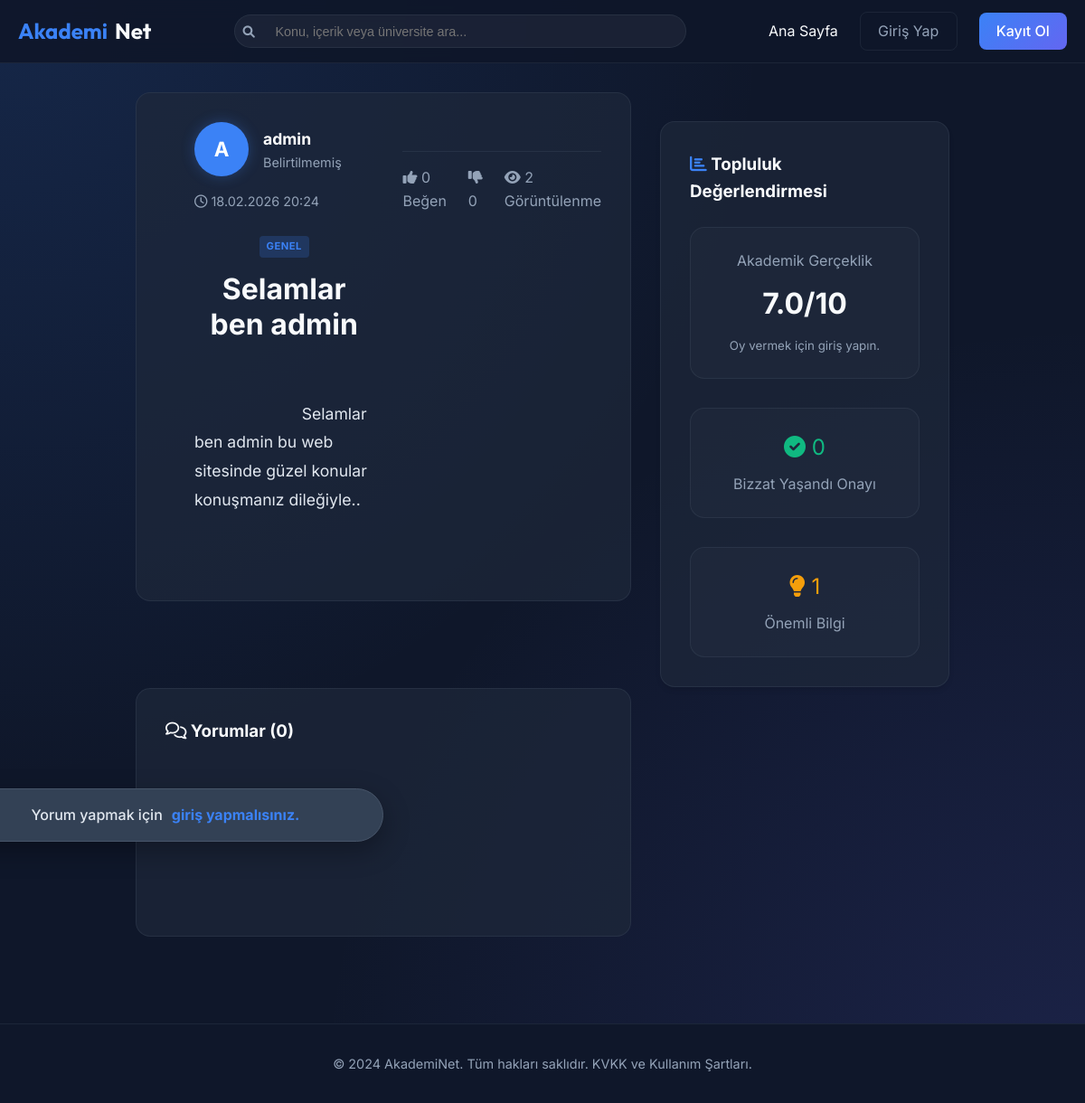
/post/1, run on the app's committed database.
### models.py (models this page shows, shortened)
class User(UserMixin, db.Model):
    id = db.Column(db.Integer, primary_key=True)
    username = db.Column(db.String(80), unique=True, nullable=False)
    password_hash = db.Column(db.String(255), nullable=False)
    university = db.Column(db.String(120))
    position = db.Column(db.String(120))  # Student, Professor, Alumni
    bio = db.Column(db.String(500))
    is_admin = db.Column(db.Boolean, default=False)
    is_verified = db.Column(db.Boolean, default=False)
    verification_type = db.Column(db.String(50))  # student_email, academic_email, alumni
    profile_image = db.Column(db.String(150), default='default.png')
    is_banned = db.Column(db.Boolean, default=False)
    ban_reason = db.Column(db.String(255))
    ban_appeal_reason = db.Column(db.Text)  # Appeal text
    ban_expires_at = db.Column(db.DateTime)
    agreed_kvkk = db.Column(db.DateTime, default=datetime.utcnow, nullable=False)
    created_at = db.Column(db.DateTime, default=datetime.utcnow)
    last_username_change = db.Column(db.DateTime) # Track last username change
    posts = db.relationship('Post', backref='author', lazy=True, cascade="all, delete-orphan")
    comments = db.relationship('Comment', backref='author', lazy=True, cascade="all, delete-orphan")
    votes = db.relationship('Vote', backref='user', lazy=True, cascade="all, delete-orphan")
    academic_votes = db.relationship('AcademicFeatures', backref='user', lazy=True, cascade="all, delete-orphan")
    post_views = db.relationship('PostView', backref='user', lazy=True, cascade="all, delete-orphan")

class Post(db.Model):
    id = db.Column(db.Integer, primary_key=True)
    title = db.Column(db.String(200), nullable=False)
    content = db.Column(db.Text, nullable=False)
    author_id = db.Column(db.Integer, db.ForeignKey('user.id'), nullable=False)
    created_at = db.Column(db.DateTime, default=datetime.utcnow)
    category = db.Column(db.Enum(PostCategory), nullable=False)
    view_count = db.Column(db.Integer, default=0)
    comments = db.relationship(
        'Comment',
        backref='post',
        lazy=True,
        cascade="all, delete-orphan"
    )
    votes = db.relationship(
        'Vote',
        backref='post',
        lazy=True,
        cascade="all, delete-orphan"
    )
    academic_votes = db.relationship(
        'AcademicFeatures',
        backref='post',
        lazy=True,
        cascade="all, delete-orphan"
    )
    post_views = db.relationship(
        'PostView',
        backref='related_post', # distinct name from post_id
        lazy=True,
        cascade="all, delete-orphan"
    )
    @property
    def like_count(self):
        return len([v for v in self.votes if v.value == 1])
    @property
    def dislike_count(self):
        return len([v for v in self.votes if v.value == -1])
    @property
    def realism_average(self):
        scores = [v.value for v in self.academic_votes if v.type == "realism_score"]
        if not scores:
            return 0
        return round(sum(scores) / len(scores), 1)
    @property
    def experience_count(self):
        return len([v for v in self.academic_votes if v.type == "is_experience"])
    @property
    def wish_knew_count(self):
        return len([v for v in self.academic_votes if v.type == "is_wish_knew"])
    @property
    def category_label(self):
        labels = {
            PostCategory.GENERAL: "Genel",
            PostCategory.QUESTION: "Soru & Cevap",
            PostCategory.ADVICE: "Tavsiye",
            PostCategory.EXPERIENCE: "Deneyim"
        }
        return labels.get(self.category, "Genel")

class AcademicFeatures(db.Model):
    id = db.Column(db.Integer, primary_key=True)
    post_id = db.Column(db.Integer, db.ForeignKey('post.id'), nullable=False)
    user_id = db.Column(db.Integer, db.ForeignKey('user.id'), nullable=False)
    type = db.Column(db.String(20), nullable=False)
    value = db.Column(db.Integer, nullable=False)
    timestamp = db.Column(db.DateTime, default=datetime.utcnow)
    __table_args__ = (
        db.UniqueConstraint('post_id', 'user_id', 'type', name='unique_academic_vote'),
    )

### app.py (the view, shortened to what this page needs)
@app.route('/post/<int:post_id>', methods=['GET'])
def view_post(post_id):
    post = Post.query.get_or_404(post_id)
    viewer_id = current_user.id if current_user.is_authenticated else None
    should_count = False
    if current_user.is_authenticated:
        view = PostView.query.filter_by(post_id=post.id, user_id=current_user.id).first()
        if not view:
            should_count = True
            db.session.add(PostView(post_id=post.id, user_id=current_user.id))
    if should_count:
        post.view_count += 1
        db.session.commit()
    user_votes = {}
    all_comments = [c for c in post.comments if not c.author.is_banned]
    top_level_comments = [c for c in all_comments if c.parent_id is None]
    top_level_comments.sort(key=lambda x: x.created_at, reverse=True)
    return render_template('post_detail.html', post=post, user_votes=user_votes, comments=top_level_comments)

### app.py (called while the page is built)
@app.before_request
def check_bans():
    if current_user.is_authenticated and current_user.is_banned:
        if current_user.ban_expires_at and current_user.ban_expires_at < datetime.utcnow():
            current_user.is_banned = False
            current_user.ban_reason = None
            current_user.ban_expires_at = None
            db.session.commit()
            return
        if request.endpoint not in ['static', 'logout', 'banned_page', 'check_bans']:
            return redirect(url_for('banned_page'))

@app.context_processor
def inject_now():
    return {'now': datetime.utcnow()}

@app.before_request
def restrict_banned_users():
    if current_user.is_authenticated and current_user.is_banned:
        if request.endpoint and (
            'static' in request.endpoint or
            request.endpoint in ['banned_page', 'logout']
        ):
            return
        return redirect(url_for('banned_page'))

### templates/post_detail.html (shortened to what this page needs)
{% extends 'base.html' %}
{% block content %}
<div class="post-detail-container">
    <div class="post-layout-grid">
        <div class="post-main-column">
            <div class="post-content-card">
                <div class="main-body">
                    <div class="post-detail-header"
                        style="display: flex; justify-content: space-between; align-items: center; margin-bottom: 1.5rem; flex-wrap: wrap; gap: 1rem;">
                        <div class="author-info" style="display: flex; gap: 1rem; align-items: center;">
                            <div class="profile-avatar-small">
                                {% if post.author.profile_image and post.author.profile_image != 'default.png' %}
                                <img src="{{ url_for('static', filename='uploads/' + post.author.profile_image) }}"
                                    alt="Avatar">
                                {% else %}
                                {{ post.author.username[0].upper() }}
                                {% endif %}
                            </div>
                            <div class="author-meta" style="display: flex; flex-direction: column;">
                                <a href="{{ url_for('view_profile', username=post.author.username) }}"
                                    class="author-link" style="font-weight: bold; font-size: 1.1rem; color: white;">{{
                                    post.author.username }}</a>
                                <span class="uni-info" style="font-size: 0.9rem; color: var(--text-muted);">{{
                                    post.author.university or 'Belirtilmemiş' }}</span>
                            </div>
                        </div>
                        <div class="post-actions" style="display: flex; align-items: center; gap: 1rem;">
                            <span class="date"
                                style="color: var(--text-muted); font-size: 0.9rem; white-space: nowrap;">
                                <i class="far fa-clock"></i> {{ post.created_at.strftime('%d.%m.%Y %H:%M') }}
                            </span>
                        </div>
                    </div>
                    <div style="text-align: center; margin-bottom: 2rem;">
                        <span class="category-badge" style="display: inline-block; margin-bottom: 0.5rem;">{{
                            post.category_label
                            }}</span>
                        <h1 class="detail-title" style="margin-top: 0.5rem; text-align: center;">{{ post.title }}</h1>
                    </div>
                    <div class="content-text"
                        style="color: #e2e8f0; font-size: 1.1rem; line-height: 1.8; text-align: left; padding: 0;">
                        {{ post.content }}
                    </div>
                </div>
                <div class="vote-actions"
                    style="border-top: 1px solid var(--border-color); margin-top: 2rem; padding-top: 1rem; display: flex; gap: 1.5rem;">
                    <a href="{{ url_for('vote_post', post_id=post.id, action='up') }}"
                        class="vote-mini {{ 'positive' if user_votes.get('main_vote') == 1 else '' }}"
                        style="text-decoration:none; color: var(--text-muted);">
                        <i class="fas fa-thumbs-up"></i> {{ post.like_count }} Beğen
                    </a>
                    <a href="{{ url_for('vote_post', post_id=post.id, action='down') }}"
                        class="vote-mini {{ 'text-danger' if user_votes.get('main_vote') == -1 else '' }}"
                        style="text-decoration:none; color: var(--text-muted);">
                        <i class="fas fa-thumbs-down"></i> {{ post.dislike_count }}
                    </a>
                    <span style="color: var(--text-muted); margin-left: auto;">
                        <i class="fas fa-eye"></i> {{ post.view_count }} Görüntülenme
                    </span>
                </div>
            </div>
            <div class="comments-section" id="comments">
                <div class="post-content-card">
                    <h3 style="margin-bottom: 1.5rem;"><i class="far fa-comments"></i> Yorumlar ({{ comments|length }})
                    </h3>
                    {% if current_user.is_authenticated %}
                    <form action="{{ url_for('add_comment', post_id=post.id) }}" method="POST" class="comment-form">
                        <div class="input-group">
                            <textarea name="content" rows="3"
                                placeholder="Bu konuda ne düşünüyorsun {{ current_user.username }}? Deneyimlerini paylaş..."
                                required
                                style="min-height: 80px; width: 100%; box-sizing: border-box; background: var(--bg-dark); color: white; border: 1px solid var(--border-color); border-radius: 8px; padding: 1rem;"></textarea>
                        </div>
                        <div style="text-align: right; margin-top: 0.5rem;">
                            <button type="submit" class="btn-primary">Yorumu Gönder</button>
                        </div>
                    </form>
                    {% else %}
                    <div class="alert gray-error" style="text-align: center;">
                        Yorum yapmak için <a href="{{ url_for('login') }}"
                            style="color: var(--primary); font-weight: bold;">giriş yapmalısınız.</a>
                    </div>
                    {% endif %}
                </div>
            </div>
        </div>
        <div class="post-sidebar">
            <div class="evaluation-card">
                <h3><i class="fas fa-chart-bar" style="color: var(--primary);"></i> Topluluk Değerlendirmesi</h3>
                <div class="eval-grid">
                    <div class="eval-item">
                        <label style="display:block; margin-bottom: 0.5rem; color: var(--text-muted);">Akademik
                            Gerçeklik</label>
                        <div style="font-size: 2rem; font-weight: 700; color: var(--text-main); margin-bottom: 0.5rem;">
                            {{ post.realism_average }}/10
                        </div>
                        {% if current_user.is_authenticated %}
                        <form action="{{ url_for('vote_academic', post_id=post.id, vtype='realism_score') }}"
                            method="POST"
                            style="display: flex; gap: 0.5rem; align-items: center; justify-content: center;">
                            <input type="range" name="value" min="1" max="10"
                                value="{{ user_votes.get('realism_score', 5) }}"
                                oninput="this.nextElementSibling.value = this.value" style="width: 100px;">
                            <output style="font-weight: bold; width: 25px;">{{ user_votes.get('realism_score', 5)
                                }}</output>
                            <button type="submit" class="btn-primary"
                                style="padding: 0.2rem 0.5rem; font-size: 0.8rem;">Oyla</button>
                        </form>
                        {% else %}
                        <small style="color: var(--text-muted);">Oy vermek için giriş yapın.</small>
                        {% endif %}
                    </div>
                    <div class="eval-item">
                        <div style="font-size: 1.5rem; color: var(--success); margin-bottom: 0.5rem;">
                            <i class="fas fa-check-circle"></i> {{ post.experience_count }}
                        </div>
                        <label style="color: var(--text-muted);">Bizzat Yaşandı Onayı</label>
                    </div>
                    <div class="eval-item">
                        <div style="font-size: 1.5rem; color: var(--accent); margin-bottom: 0.5rem;">
                            <i class="fas fa-lightbulb"></i> {{ post.wish_knew_count }}
                        </div>
                        <label style="color: var(--text-muted);">Önemli Bilgi</label>
                    </div>
                </div>
            </div>
        </div>
    </div>
</div>
{% endblock %}

### templates/base.html (shortened to what this page needs)
<!DOCTYPE html>
<html lang="tr">
<head>
    <link rel="stylesheet" href="{{ url_for('static', filename='css/style.css') }}">
    <link rel="stylesheet" href="https://cdnjs.cloudflare.com/ajax/libs/font-awesome/6.0.0/css/all.min.css">
</head>
<body>
    <nav class="navbar">
        <div class="container nav-container">
            <a href="{{ url_for('index') }}" class="logo">
                Akademi<span>Net</span>
            </a>
            <div class="search-bar">
                <form action="{{ url_for('index') }}" method="GET">
                    <input type="text" name="q" placeholder="Konu, içerik veya üniversite ara..."
                        value="{{ request.args.get('q', '') }}">
                    <button type="submit"><i class="fas fa-search"></i></button>
                </form>
            </div>
            <ul class="nav-links">
                <li><a href="{{ url_for('index') }}">Ana Sayfa</a></li>
                {% if current_user.is_authenticated %}
                <li><a href="{{ url_for('create_post') }}" class="btn-primary"><i class="fas fa-plus"></i> Konu Aç</a>
                </li>
                <li class="dropdown">
                    <span class="user-greeting" style="cursor: pointer;">
                        Merhaba, {{ current_user.username }} <i class="fas fa-caret-down"></i>
                    </span>
                    <div class="dropdown-content">
                        <a href="{{ url_for('profile') }}"><i class="fas fa-user-circle"></i> Profilim</a>
                        {% if current_user.is_admin %}
                        <a href="{{ url_for('admin_reports') }}"><i class="fas fa-shield-alt"></i> Yönetim</a>
                        {% endif %}
                        <a href="{{ url_for('logout') }}"><i class="fas fa-sign-out-alt"></i> Çıkış</a>
                    </div>
                </li>
                {% else %}
                <li><a href="{{ url_for('login') }}" class="btn-secondary">Giriş Yap</a></li>
                <li><a href="{{ url_for('register') }}" class="btn-primary">Kayıt Ol</a></li>
                {% endif %}
            </ul>
        </div>
    </nav>
    <div class="main-content container">
        {% block content %}{% endblock %}
    </div>
    <footer class="footer">
        <div class="container">
            <p>&copy; 2024 AkademiNet. Tüm hakları saklıdır. KVKK ve Kullanım Şartları.</p>
        </div>
    </footer>
</body>
</html>

### data on the page
User: author "A", author.username "admin", author "Belirtilmemiş"
Post: created_at "18.02.2026 20:24", category_label "GENEL", title "Selamlar ben admin", content "Selamlar ben admin bu web sitesinde güzel konular konuşmanız dileğiyle..", view_count "2"
AcademicFeatures: realism_average "7.0", experience_count "0", wish_knew_count "1"

### other printed values
{{ post.like_count }} "0"
{{ post.dislike_count }} "0"
{{ comments|length }} "0"
